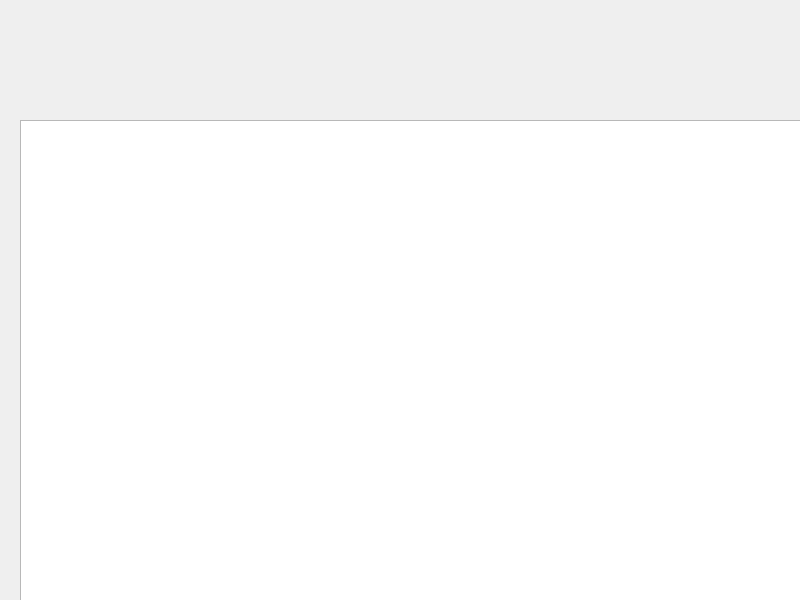
<?xml version="1.0" encoding="UTF-8"?>
<ui version="4.0">
 <class>MainWindow</class>
 <widget class="QMainWindow" name="MainWindow">
  <property name="geometry">
   <rect>
    <x>0</x>
    <y>0</y>
    <width>800</width>
    <height>600</height>
   </rect>
  </property>
  <property name="windowTitle">
   <string>Race Manager</string>
  </property>
  <widget class="QWidget" name="centralwidget">
   <widget class="QGraphicsView" name="graphicsView">
    <property name="geometry">
     <rect>
      <x>20</x>
      <y>120</y>
      <width>1400</width>
      <height>700</height>
     </rect>
    </property>
    <property name="sizePolicy">
     <sizepolicy hsizetype="Fixed" vsizetype="Fixed">
      <horstretch>0</horstretch>
      <verstretch>0</verstretch>
     </sizepolicy>
    </property>
    <property name="alignment">
     <set>Qt::AlignLeading|Qt::AlignLeft|Qt::AlignTop</set>
    </property>
   </widget>
  </widget>
 </widget>
 <resources/>
 <connections/>
</ui>
